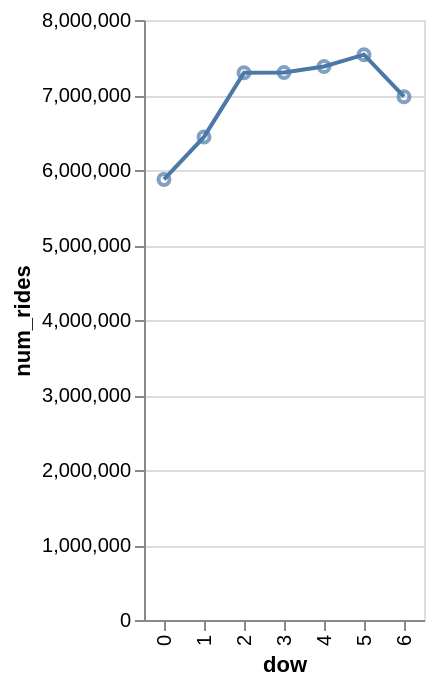

Here is the notebook cell this chart was saved with:
### Code cell
# SELECT dayname(DATE '2026-03-11');
base = alt.Chart(
    conn.execute(
        """
        select extract('dow' FROM started_at) dow, count(1) num_rides
        from cb_data.rides
        group by dow
        order by dow asc
        """
    ).df()
).encode(x='dow:N',y=alt.Y('num_rides:Q'),tooltip=['dow','num_rides'])

base.mark_point().interactive() + base.mark_line()

#     y=alt.Y('num_rides:Q', scale=alt.Scale(domain=[4000, 8000], zero=False))

### Figure 1 — Vega-Lite specification as saved in the notebook (floating-point values rounded to 4 significant figures)
{"config": {"view": {"continuousWidth": 300, "continuousHeight": 300}}, "layer": [{"mark": {"type": "point"}, "encoding": {"tooltip": [{"field": "dow", "type": "quantitative"}, {"field": "num_rides", "type": "quantitative"}], "x": {"field": "dow", "type": "nominal"}, "y": {"field": "num_rides", "type": "quantitative"}}, "name": "view_804360da2eaf8cd7_0"}, {"mark": {"type": "line"}, "encoding": {"tooltip": [{"field": "dow", "type": "quantitative"}, {"field": "num_rides", "type": "quantitative"}], "x": {"field": "dow", "type": "nominal"}, "y": {"field": "num_rides", "type": "quantitative"}}}], "data": {"name": "data-f3d7cb65cd6387e63512b251c2279570"}, "params": [{"name": "param_1e9efca18e7a2868", "select": {"type": "interval", "encodings": ["x", "y"]}, "bind": "scales", "views": ["view_804360da2eaf8cd7_0"]}], "$schema": "https://vega.github.io/schema/vega-lite/v6.1.0.json", "datasets": {"data-f3d7cb65cd6387e63512b251c2279570": [{"dow": 0, "num_rides": 5874635}, {"dow": 1, "num_rides": 6441028}, {"dow": 2, "num_rides": 7297832}, {"dow": 3, "num_rides": 7299252}, {"dow": 4, "num_rides": 7379507}, {"dow": 5, "num_rides": 7537481}, {"dow": 6, "num_rides": 6977202}]}}
